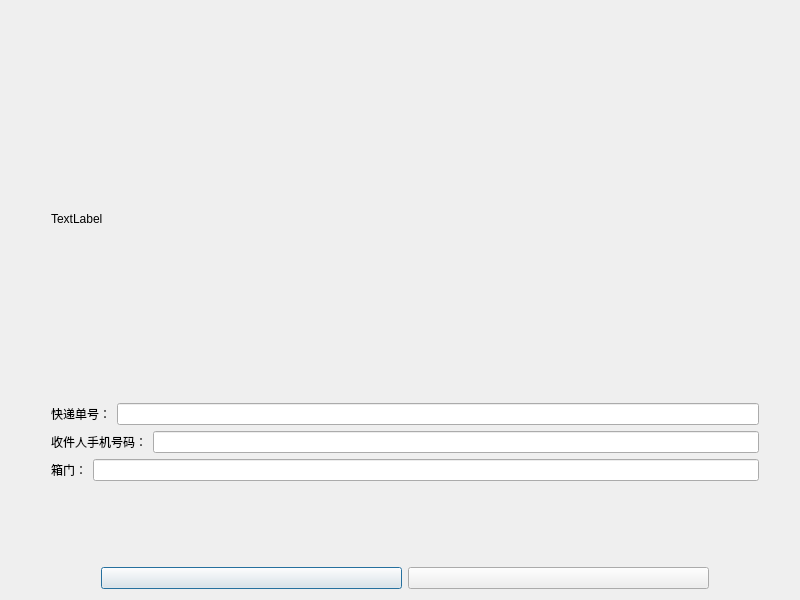
<?xml version="1.0" encoding="UTF-8"?>
<ui version="4.0">
 <class>waitconfirmpage</class>
 <widget class="QDialog" name="waitconfirmpage">
  <property name="geometry">
   <rect>
    <x>0</x>
    <y>0</y>
    <width>800</width>
    <height>600</height>
   </rect>
  </property>
  <property name="minimumSize">
   <size>
    <width>800</width>
    <height>600</height>
   </size>
  </property>
  <property name="maximumSize">
   <size>
    <width>800</width>
    <height>600</height>
   </size>
  </property>
  <property name="windowTitle">
   <string>Dialog</string>
  </property>
  <layout class="QVBoxLayout" name="verticalLayout_2">
   <item>
    <layout class="QVBoxLayout" name="verticalLayout">
     <property name="leftMargin">
      <number>40</number>
     </property>
     <property name="topMargin">
      <number>80</number>
     </property>
     <property name="rightMargin">
      <number>30</number>
     </property>
     <item>
      <widget class="QLabel" name="label">
       <property name="text">
        <string>TextLabel</string>
       </property>
      </widget>
     </item>
     <item>
      <layout class="QHBoxLayout" name="horizontalLayout">
       <property name="spacing">
        <number>6</number>
       </property>
       <property name="topMargin">
        <number>50</number>
       </property>
       <property name="rightMargin">
        <number>0</number>
       </property>
       <item>
        <widget class="QLabel" name="packageIdLabel">
         <property name="text">
          <string>快递单号：</string>
         </property>
         <property name="alignment">
          <set>Qt::AlignRight|Qt::AlignTrailing|Qt::AlignVCenter</set>
         </property>
        </widget>
       </item>
       <item>
        <widget class="QLineEdit" name="packageIdLineEdit"/>
       </item>
      </layout>
     </item>
     <item>
      <layout class="QHBoxLayout" name="horizontalLayout_2">
       <item>
        <widget class="QLabel" name="phoneLabel">
         <property name="text">
          <string>收件人手机号码：</string>
         </property>
         <property name="alignment">
          <set>Qt::AlignRight|Qt::AlignTrailing|Qt::AlignVCenter</set>
         </property>
        </widget>
       </item>
       <item>
        <widget class="QLineEdit" name="phoneLineEdit"/>
       </item>
      </layout>
     </item>
     <item>
      <layout class="QHBoxLayout" name="horizontalLayout_3">
       <item>
        <widget class="QLabel" name="cellLabel">
         <property name="text">
          <string>箱门：</string>
         </property>
         <property name="alignment">
          <set>Qt::AlignRight|Qt::AlignTrailing|Qt::AlignVCenter</set>
         </property>
        </widget>
       </item>
       <item>
        <widget class="QLineEdit" name="cellIdLineEdit"/>
       </item>
      </layout>
     </item>
     <item>
      <layout class="QHBoxLayout" name="horizontalLayout_4">
       <property name="leftMargin">
        <number>50</number>
       </property>
       <property name="topMargin">
        <number>80</number>
       </property>
       <property name="rightMargin">
        <number>50</number>
       </property>
       <item>
        <widget class="QPushButton" name="okBtn">
         <property name="text">
          <string/>
         </property>
        </widget>
       </item>
       <item>
        <widget class="QPushButton" name="cancelBtn">
         <property name="text">
          <string/>
         </property>
        </widget>
       </item>
      </layout>
     </item>
    </layout>
   </item>
  </layout>
 </widget>
 <resources/>
 <connections/>
</ui>
